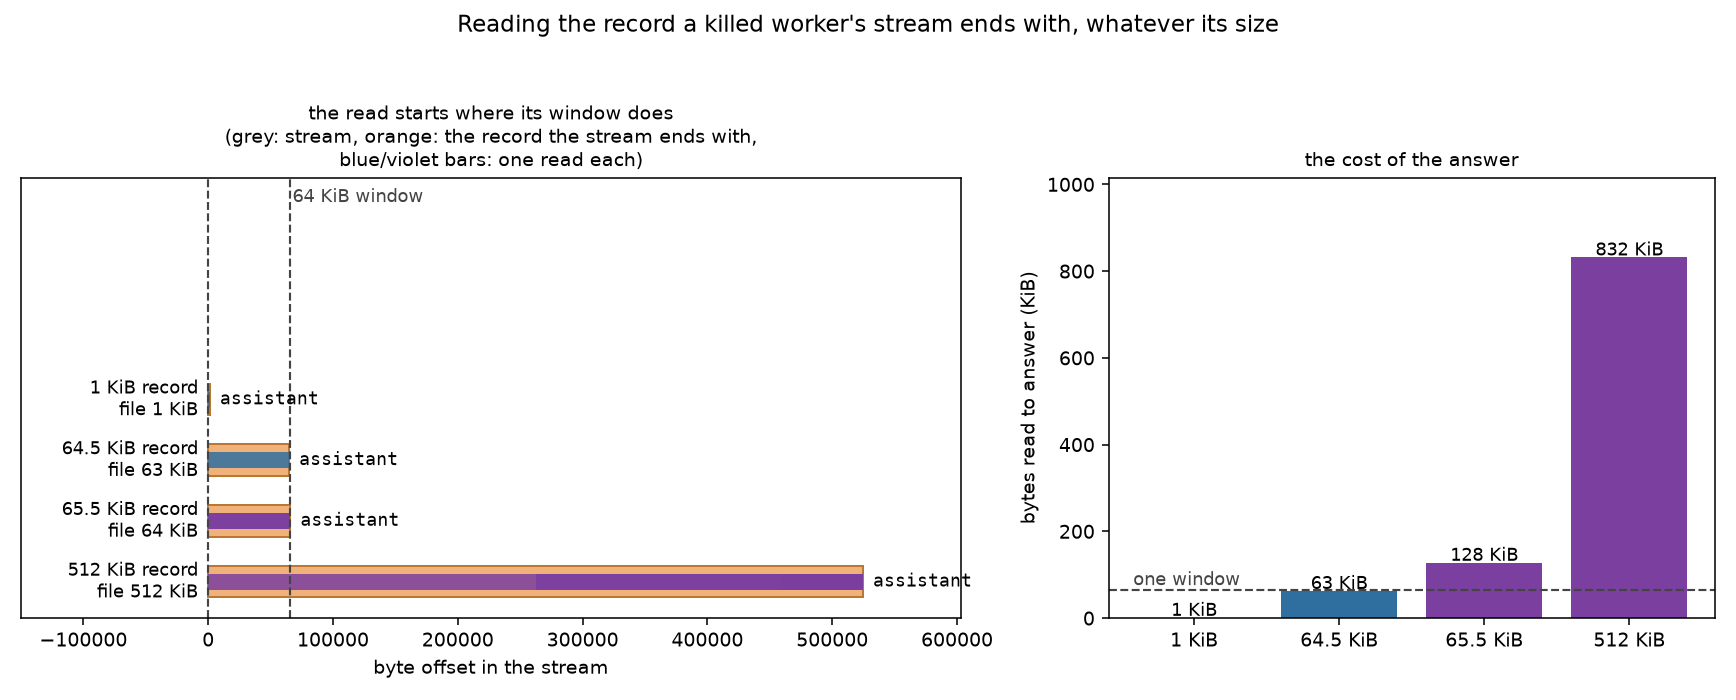

Source code (Python):
"""Where the tail read starts, per size of the record the stream ends with.

The reader answers "which record did this run end on" from the end of the
measured stream, and the question this figure settles is whether that answer
survives a last record bigger than the window it reads: the left panel draws
each read's extent against the bytes it had to reach back over, and the right
panel the total bytes each answer cost. It is generated from the reader itself,
so the plotted read ranges are the ones the code took rather than a rendering
of its intent.
"""

from __future__ import annotations

import json
import os
import sys
from pathlib import Path

import matplotlib

matplotlib.use("Agg")
import matplotlib.pyplot as plt  # noqa: E402

REPO = Path(__file__).resolve().parents[3]
sys.path.insert(0, str(REPO))

from reckon.crew import recovery  # noqa: E402

OUT = Path(__file__).with_suffix(".png")
STREAM_DIR = Path(os.environ.get("TMPDIR", "/tmp")) / "death-row-tail-window-streams"
WINDOW = recovery._STREAM_TAIL_BYTES

CASES = [
    ("1 KiB", 1 * 1024),
    ("64.5 KiB", 64_500),
    ("65.5 KiB", 65_500),
    ("512 KiB", 512 * 1024),
]


def final_record(padding: int) -> str:
    return json.dumps(
        {
            "type": "assistant",
            "message": {"content": [{"type": "text", "text": "x" * padding}]},
        }
    )


def build(name: str, padding: int) -> Path:
    STREAM_DIR.mkdir(parents=True, exist_ok=True)
    path = STREAM_DIR / f"{padding}.jsonl"
    prefix = [
        {"type": "thread.started"},
        {"type": "turn.started"},
        {"type": "assistant", "message": {"content": []}},
    ]
    path.write_text(
        "".join(json.dumps(r) + "\n" for r in prefix) + final_record(padding) + "\n",
        encoding="utf-8",
    )
    return path


def measure(path: Path) -> tuple[list[tuple[int, int]], str | None]:
    """The (offset, length) of every read the reader took, and its answer."""
    reads: list[tuple[int, int]] = []
    original = Path.open

    class Handle:
        def __init__(self, inner):
            self._inner = inner

        def read(self, *args, **kwargs) -> bytes:
            data = self._inner.read(*args, **kwargs)
            reads.append((self._inner.tell() - len(data), len(data)))
            return data

        def __enter__(self):
            return self

        def __exit__(self, *exc):
            return bool(self._inner.__exit__(*exc))

        def __getattr__(self, name):
            return getattr(self._inner, name)

    Path.open = lambda self, *a, **k: Handle(original(self, *a, **k))
    try:
        answer = recovery._newest_stream_last_record_type({"log_path": str(path)})
    finally:
        Path.open = original
    return reads, answer


figure, (left, right) = plt.subplots(
    1, 2, figsize=(12.4, 5.0), width_ratios=[1.55, 1.0]
)
rows = []
for index, (label, padding) in enumerate(CASES):
    path = build(label, padding)
    reads, answer = measure(path)
    reads = [r for r in reads if r[1] > 0]
    line = len(final_record(padding).encode())
    rows.append((label, path.stat().st_size, line, reads, answer))

for index, (label, size, line, reads, answer) in enumerate(rows):
    y = -index
    left.barh(y, size, height=0.52, color="#dfe6ee", edgecolor="#9fb0c2")
    left.barh(y, line, height=0.52, color="#f0b27a", edgecolor="#b9772e")
    for start, length in reads:
        left.barh(
            y,
            length,
            left=start,
            height=0.26,
            color="#2f6f9f" if length < WINDOW else "#7a3f9f",
            edgecolor="none",
            alpha=0.85,
        )
    left.text(size + 8192, y, answer or "no last record", va="center", fontsize=9, family="monospace")
    left.text(
        -8192,
        y,
        f"{label} record\nfile {size / 1024:.0f} KiB",
        ha="right",
        va="center",
        fontsize=9,
    )

left.axvline(WINDOW, color="#444444", linestyle="--", linewidth=1.1)
left.axvline(0, color="#444444", linestyle="--", linewidth=1.1)
left.text(WINDOW * 1.03, len(rows) - 0.75, "64 KiB window", fontsize=9, color="#444444")
left.set_xlim(-150_000, max(row[1] for row in rows) * 1.15)
left.set_ylim(-len(rows) + 0.4, len(rows) - 0.35)
left.set_yticks([])
left.set_xlabel("byte offset in the stream")
left.set_title(
    "the read starts where its window does\n"
    "(grey: stream, orange: the record the stream ends with,\n"
    "blue/violet bars: one read each)",
    fontsize=10,
)

totals = [sum(length for _, length in row[3]) for row in rows]
bars = right.bar(
    [row[0] for row in rows],
    [total / 1024 for total in totals],
    color=["#2f6f9f", "#2f6f9f", "#7a3f9f", "#7a3f9f"],
)
for bar, total in zip(bars, totals, strict=True):
    right.text(
        bar.get_x() + bar.get_width() / 2,
        total / 1024 + 4,
        f"{total / 1024:.0f} KiB",
        ha="center",
        fontsize=9,
    )
right.axhline(WINDOW / 1024, color="#444444", linestyle="--", linewidth=1.1)
right.text(-0.42, WINDOW / 1024 + 12, "one window", fontsize=9, color="#444444", ha="left")
right.set_ylabel("bytes read to answer (KiB)")
right.set_ylim(0, max(totals) / 1024 * 1.22)
right.set_title("the cost of the answer", fontsize=10)

figure.suptitle(
    "Reading the record a killed worker's stream ends with, whatever its size",
    fontsize=12,
)
figure.tight_layout(rect=(0, 0, 1, 0.95))
figure.savefig(OUT, dpi=140)
print(f"wrote {OUT}")
for label, size, line, reads, answer in rows:
    print(
        f"{label:>9}  file={size:7d}B  final-line={line:7d}B  "
        f"reads={[(s, l) for s, l in reads]}  answer={answer!r}"
    )
